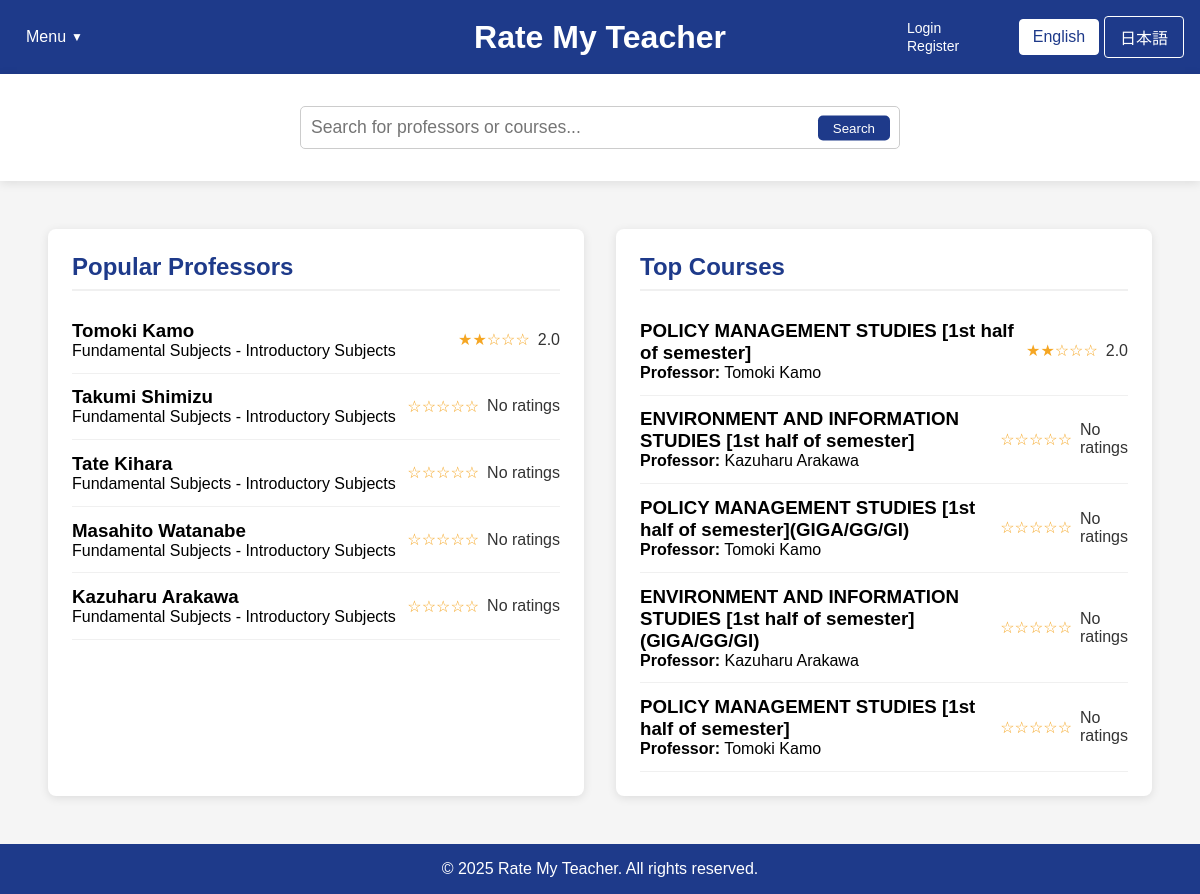
Page /home_fallback.php on the earlier database version.
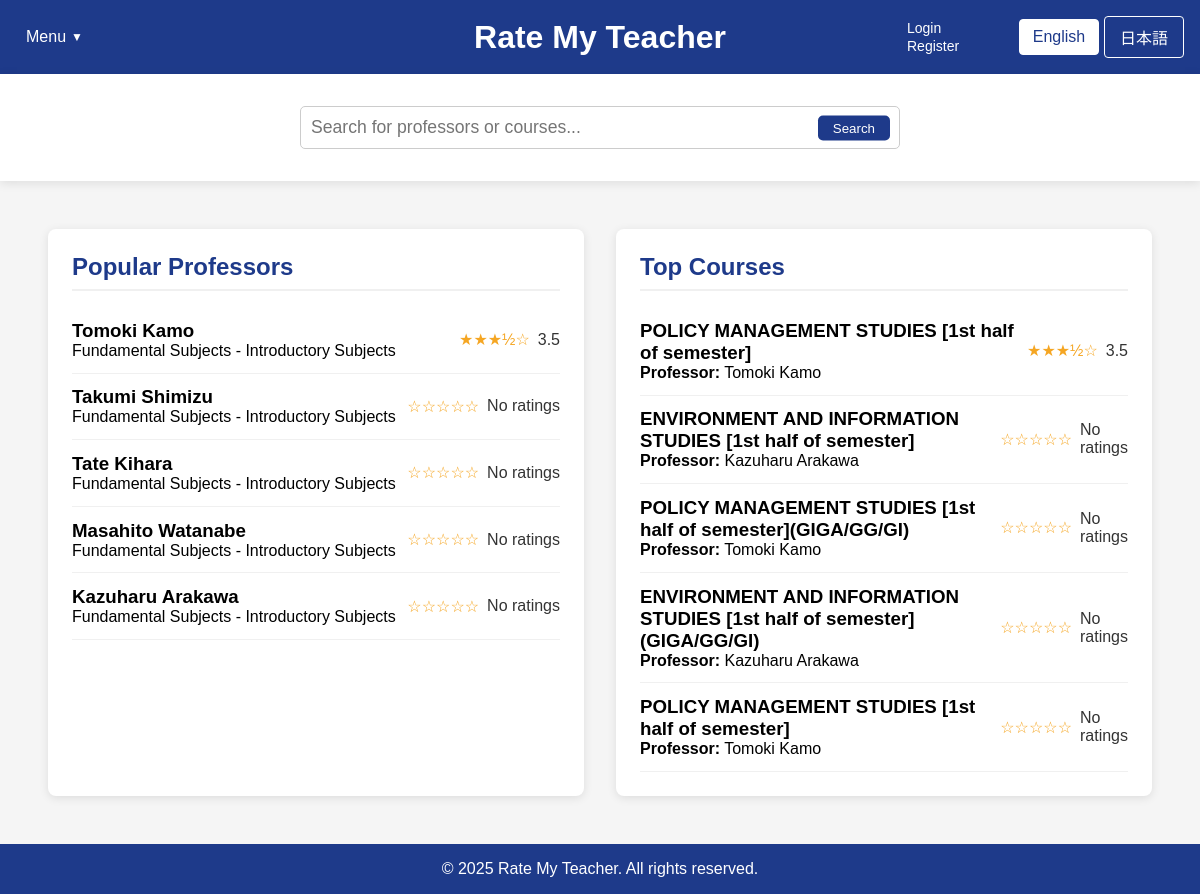
Same page on the later database version.
### tables this page shows
CREATE TABLE professors (
        id INTEGER PRIMARY KEY AUTOINCREMENT,
        name TEXT NOT NULL,
        department TEXT,
        bio TEXT,
        avg_content_quality REAL DEFAULT 0,
        avg_difficulty REAL DEFAULT 0,
        overall_rating REAL DEFAULT 0,
        review_count INTEGER DEFAULT 0
    );

CREATE TABLE courses (
        id INTEGER PRIMARY KEY AUTOINCREMENT,
        name TEXT NOT NULL,
        course_code TEXT,
        description TEXT,
        professor_id INTEGER,
        semester TEXT,
        avg_content_quality REAL DEFAULT 0,
        avg_difficulty REAL DEFAULT 0,
        overall_rating REAL DEFAULT 0,
        review_count INTEGER DEFAULT 0,
        FOREIGN KEY (professor_id) REFERENCES professors(id) ON DELETE SET NULL
    );

### home_fallback.php (the view, shortened to what the changed rows need)
<?php
$isLoggedIn = isset($_SESSION["loggedin"]) && $_SESSION["loggedin"] === true;
require_once 'config.php';
function getTopProfessors($limit = 5) {
    global $conn;
    $professors = [];
    try {
        $ratingCount = 0;
        $ratingCheckResult = $conn->query("SELECT COUNT(*) as count FROM ratings");
        if ($ratingCheckResult) {
            $ratingCountRow = $ratingCheckResult->fetchArray(SQLITE3_ASSOC);
            $ratingCount = $ratingCountRow['count'];
        }
        if ($ratingCount > 0) {
            $hasProfRatingColumns = false;
            $columnsResult = $conn->query("PRAGMA table_info(professors)");
            while ($col = $columnsResult->fetchArray(SQLITE3_ASSOC)) {
                if ($col['name'] === 'avg_content_quality' || $col['name'] === 'overall_rating') {
                    $hasProfRatingColumns = true;
                    break;
                }
            }
            if ($hasProfRatingColumns) {
                $stmt = $conn->prepare("
                    SELECT id, name, department,
                           COALESCE(overall_rating, (avg_content_quality + avg_difficulty) / 2) as avg_rating,
                           COALESCE(avg_content_quality, 0) as avg_content_quality,
                           COALESCE(avg_difficulty, 0) as avg_difficulty,
                           COALESCE(review_count, 0) as review_count
                    FROM professors
                    WHERE COALESCE(review_count, 0) > 0
                    ORDER BY avg_rating DESC, review_count DESC
                    LIMIT :limit
                ");
            }
            $stmt->bindValue(':limit', $limit, SQLITE3_INTEGER);
            $result = $stmt->execute();
            while ($row = $result->fetchArray(SQLITE3_ASSOC)) {
                if (isset($row['avg_rating']) && $row['avg_rating'] !== null) {
                    $row['avg_rating'] = number_format((float)$row['avg_rating'], 1);
                } else {
                    $row['avg_rating'] = "N/A";
                }
                $professors[] = $row;
            }
        }
        if (count($professors) < $limit) {
            $remaining = $limit - count($professors);
            $excludeIds = array_map(function($prof) {
                return $prof['id'];
            }, $professors);
            $excludeClause = count($excludeIds) > 0 ? "WHERE id NOT IN (" . implode(",", $excludeIds) . ")" : "";
            $stmt = $conn->prepare("
                SELECT id, name, department
                FROM professors
                $excludeClause
                LIMIT :limit
            ");
            $stmt->bindValue(':limit', $remaining, SQLITE3_INTEGER);
            $result = $stmt->execute();
            while ($row = $result->fetchArray(SQLITE3_ASSOC)) {
                $row['avg_rating'] = "N/A";
                $professors[] = $row;
            }
        }
    } catch (Exception $e) {
        error_log("Error fetching top professors: " . $e->getMessage());
    }
    return $professors;
}
function getTopCourses($limit = 5) {
    global $conn;
    $courses = [];
    try {
        $ratingCount = 0;
        $ratingCheckResult = $conn->query("SELECT COUNT(*) as count FROM ratings");
        if ($ratingCheckResult) {
            $ratingCountRow = $ratingCheckResult->fetchArray(SQLITE3_ASSOC);
            $ratingCount = $ratingCountRow['count'];
        }
        if ($ratingCount > 0) {
            $hasCourseRatingColumns = false;
            $columnsResult = $conn->query("PRAGMA table_info(courses)");
            while ($col = $columnsResult->fetchArray(SQLITE3_ASSOC)) {
                if ($col['name'] === 'avg_content_quality') {
                    $hasCourseRatingColumns = true;
                    break;
                }
            }
            if ($hasCourseRatingColumns) {
                $stmt = $conn->prepare("
                    SELECT c.id, c.name as course_name, c.course_code,
                        COALESCE(c.avg_content_quality, 0) as avg_content_quality,
                        COALESCE(c.avg_difficulty, 0) as avg_difficulty,
                        (COALESCE(c.avg_content_quality, 0) + (5 - COALESCE(c.avg_difficulty, 0))) / 2 as avg_rating,
                        COALESCE(c.review_count, 0) as review_count,
                        p.name as professor_name
                    FROM courses c
                    LEFT JOIN professors p ON c.professor_id = p.id
                    WHERE COALESCE(c.review_count, 0) > 0
                    ORDER BY avg_rating DESC, review_count DESC
                    LIMIT :limit
                ");
            }
            $stmt->bindValue(':limit', $limit, SQLITE3_INTEGER);
            $result = $stmt->execute();
            while ($row = $result->fetchArray(SQLITE3_ASSOC)) {
                if (isset($row['avg_rating']) && $row['avg_rating'] !== null) {
                    $row['avg_rating'] = number_format((float)$row['avg_rating'], 1);
                } else {
                    $row['avg_rating'] = "N/A";
                }
                $courses[] = $row;
            }
        }
        if (count($courses) < $limit) {
            $remaining = $limit - count($courses);
            $excludeIds = array_map(function($course) {
                return $course['id'];
            }, $courses);
            $excludeClause = count($excludeIds) > 0 ? "WHERE c.id NOT IN (" . implode(",", $excludeIds) . ")" : "";
            $stmt = $conn->prepare("
                SELECT c.id, c.name as course_name, c.course_code, p.name as professor_name
                FROM courses c
                LEFT JOIN professors p ON c.professor_id = p.id
                $excludeClause
                LIMIT :limit
            ");
            $stmt->bindValue(':limit', $remaining, SQLITE3_INTEGER);
            $result = $stmt->execute();
            while ($row = $result->fetchArray(SQLITE3_ASSOC)) {
                $row['avg_rating'] = "N/A";
                $courses[] = $row;
            }
        }
    } catch (Exception $e) {
        error_log("Error fetching top courses: " . $e->getMessage());
    }
    return $courses;
}
$topProfessors = getTopProfessors(5);
$topCourses = getTopCourses(5);
?>
<!DOCTYPE html>
<html lang="en">
<head>
    <link rel="stylesheet" href="css/style.css">
</head>
<body>
    <div class="container">
        <header>
                    <?php
                    $currentLang = isset($_COOKIE['language']) && $_COOKIE['language'] == 'ja' ? 'ja' : 'en';
                    ?>
            <div class="header-center">
                <div class="logo">
                    <h1><a href="home.php" style="color: white; text-decoration: none;"><?php echo $currentLang == 'ja' ? 'Rate My Teacher' : 'Rate My Teacher'; ?></a></h1>
                </div>
            </div>
        </header>
        <main style="flex: 1; display: flex; padding: 2rem;">
            <div id="popular-professors" class="content-box" style="flex: 1; background-color: white; margin: 1rem; padding: 1.5rem; border-radius: 8px; box-shadow: 0 2px 10px rgba(0,0,0,0.1);">
                <h2><?php echo $currentLang == 'ja' ? '人気の教授' : 'Popular Professors'; ?></h2>
                <div class="professor-list">
                    <?php foreach ($topProfessors as $professor): ?>
                    <a href="professor_page_template.php?name=<?php echo urlencode(str_replace(' ', '',$professor['name'])); ?>&lang=<?php echo $currentLang; ?>" style="text-decoration: none; color: inherit;">
                        <div class="professor-item" data-id="<?php echo $isLoggedIn ? $professor['id'] : 'login-required'; ?>">
                            <div>
                                <h3><?php echo htmlspecialchars($professor['name']); ?></h3>
                                <p><?php echo htmlspecialchars($professor['department'] ?? 'Unknown Department'); ?></p>
                            </div>
                            <div class="rating">
                                <?php
                                if ($professor['avg_rating'] !== 'N/A' && $professor['avg_rating'] > 0) {
                                    $fullStars = floor($professor['avg_rating']);
                                    $hasHalfStar = $professor['avg_rating'] - $fullStars >= 0.5;
                                    echo str_repeat('★', $fullStars);
                                    echo $hasHalfStar ? '½' : '';
                                    echo str_repeat('☆', 5 - $fullStars - ($hasHalfStar ? 1 : 0));
                                    echo ' <span>' . $professor['avg_rating'] . '</span>';
                                } else {
                                    echo '☆☆☆☆☆ <span>No ratings</span>';
                                }
                                ?>
                            </div>
                        </div>
                    </a>
                    <?php endforeach; ?>
                </div>
            </div>
            <div id="top-courses" class="content-box" style="flex: 1; background-color: white; margin: 1rem; padding: 1.5rem; border-radius: 8px; box-shadow: 0 2px 10px rgba(0,0,0,0.1);">
                <h2><?php echo $currentLang == 'ja' ? '人気のコース' : 'Top Courses'; ?></h2>
                <div class="course-list">
                    <?php foreach ($topCourses as $course): ?>
                    <a href="course.php?course=<?php echo urlencode($course['course_name'] ?? $course['name']); ?>&professor=<?php echo urlencode($course['professor_name'] ?? ''); ?>&lang=<?php echo $currentLang; ?>" style="text-decoration: none; color: inherit;">
                        <div class="course-item" data-id="<?php echo $isLoggedIn ? $course['id'] : 'login-required'; ?>">
                            <div>
                                <h3><?php echo htmlspecialchars($course['course_name'] ?? $course['name']); ?></h3>
                                <p><strong>Professor:</strong> <?php echo htmlspecialchars($course['professor_name'] ?? 'Unknown Professor'); ?></p>
                            </div>
                            <div class="rating">
                                <?php
                                if ($course['avg_rating'] !== 'N/A' && $course['avg_rating'] > 0) {
                                    $fullStars = floor($course['avg_rating']);
                                    $hasHalfStar = $course['avg_rating'] - $fullStars >= 0.5;
                                    echo str_repeat('★', $fullStars);
                                    echo $hasHalfStar ? '½' : '';
                                    echo str_repeat('☆', 5 - $fullStars - ($hasHalfStar ? 1 : 0));
                                    echo ' <span>' . $course['avg_rating'] . '</span>';
                                } else {
                                    echo '☆☆☆☆☆ <span>No ratings</span>';
                                }
                                ?>
                            </div>
                        </div>
                    </a>
                    <?php endforeach; ?>
                </div>
            </div>
        </main>
    </div>
</body>
</html>

Differences in the rows shown:
changed professors "Tomoki Kamo": fullStars "★★" → "★★★"; hasHalfStar "☆☆☆" → "☆"; avg_rating "2.0" → "3.5"; now shows "½"
changed courses (number 1 of 5 on the later page): fullStars "★★" → "★★★"; hasHalfStar "☆☆☆" → "☆"; avg_rating "2.0" → "3.5"; now shows "½"
